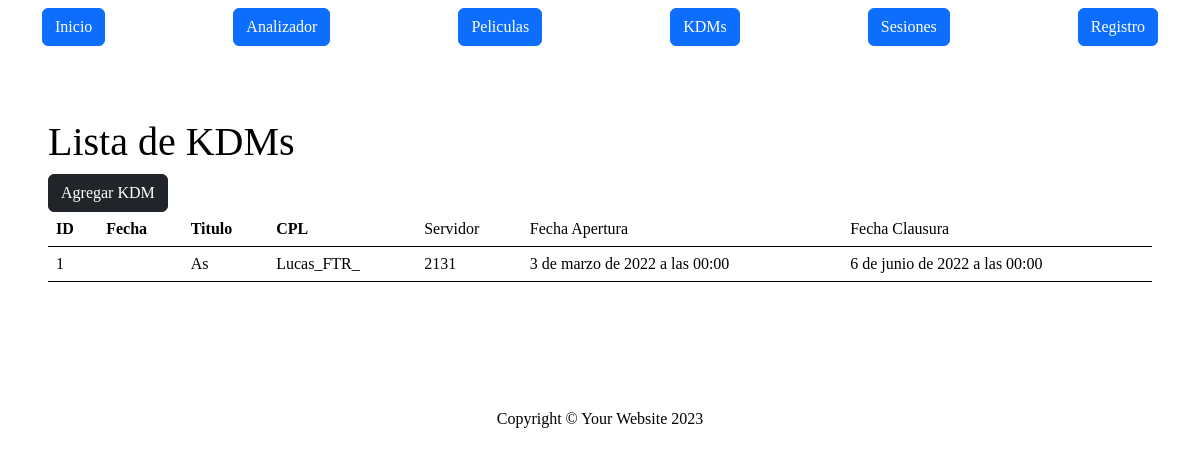
Screenshot of /kdms/ with the database file from the repository.
### peliculas/models.py (models this page shows, shortened)
class Kdm(models.Model):
    fecha_ingreso_kdm = models.DateField(auto_now_add=True)
    titulo_kdm = models.CharField(max_length=1028)
    cpl_kdm = models.CharField(max_length=1028)
    servidor_kdm = models.IntegerField()
    fecha_apertura = models.DateTimeField(null=True, blank=True)
    fecha_clausura= models.DateTimeField(null=True, blank=True)

### peliculas/views.py (the view)
# urls.py: path("kdms/", listar_kdms, name="lista_kdms"),
def listar_kdms(request):
    contexto = {
        "kdms": Kdm.objects.all()
    }
    http_response = render(
        request=request,
        template_name= "basepeliculas/lista_kdms.html",
        context = contexto,
    )
    return http_response

### peliculas/templates/basepeliculas/lista_kdms.html
{%extends "basepeliculas/base.html"%}
{%block contenido %}
<section>
    <div>
      <h1>Lista de KDMs</h1>
      <a class="btn btn-dark btn-md" href="{% url 'agregar_kdm' %}" >Agregar KDM</a>
    <br>
      <table class="table">
        <tbody>
          <tr>
            <th>ID</th>
            <th>Fecha</th>
            <th>Titulo</th>
            <th>CPL</th>
            <td>Servidor</td>
            <td>Fecha Apertura</td>
            <td>Fecha Clausura</td>
          </tr>
          {% for kdm in kdms %}
          <tr>
            <td>{{ kdm.id }}</td>
            <td>{{ kdm.fecha_ingreso }}</td>
            <td>{{ kdm.titulo_kdm }}</td>
            <td>{{ kdm.cpl_kdm }}</td>
            <td>{{ kdm.servidor_kdm }}</td>
            <td>{{ kdm.fecha_apertura }}</td>
            <td>{{ kdm.fecha_clausura }}</td>
          </tr>
          {% endfor %}
        </tbody>
      </table>
    </div>
  </section>
  {% endblock contenido %}

### rows the page displays
Kdm: id "1", titulo_kdm "As", cpl_kdm "Lucas_FTR_", servidor_kdm "2131", fecha_apertura "3 de marzo de 2022 a las 00:00", fecha_clausura "6 de junio de 2022 a las 00:00"
